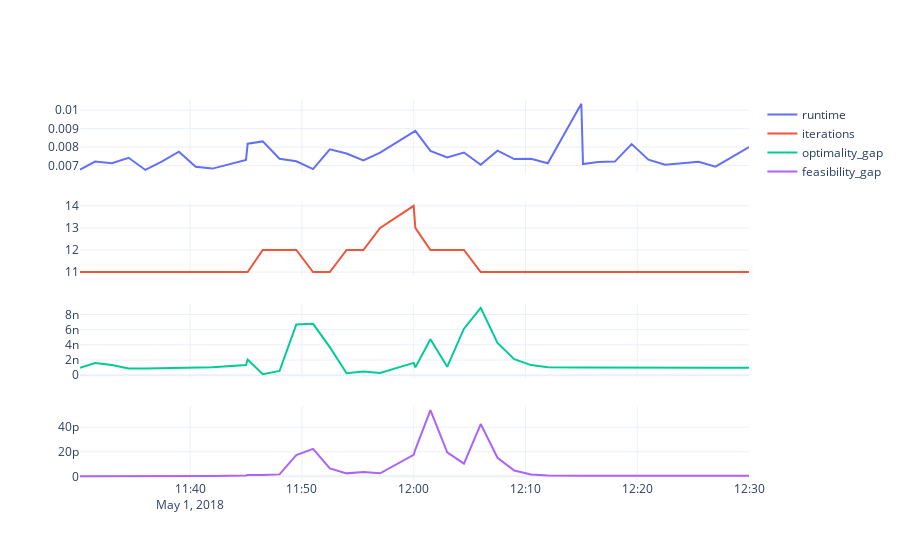

The cell this chart's notebook holds for it:
### Code cell
print(stats.head())
fig = make_subplots(rows=4, cols=1,shared_xaxes=True)
fig.add_trace(go.Scatter(name="runtime", x=stats.index, y=stats.solve_time, mode="lines"), row=1, col=1)
fig.add_trace(go.Scatter(name="iterations", x=stats.index, y=stats.num_iters, mode="lines"), row=2, col=1)
fig.add_trace(go.Scatter(name="optimality_gap", x=stats.index, y=stats.optimality_gap, mode="lines"), row=3, col=1)
fig.add_trace(go.Scatter(name="feasibility_gap", x=stats.index, y=stats.feasibility_gap, mode="lines"), row=4, col=1)
fig.update_layout(template="plotly_white")
fig.show()
